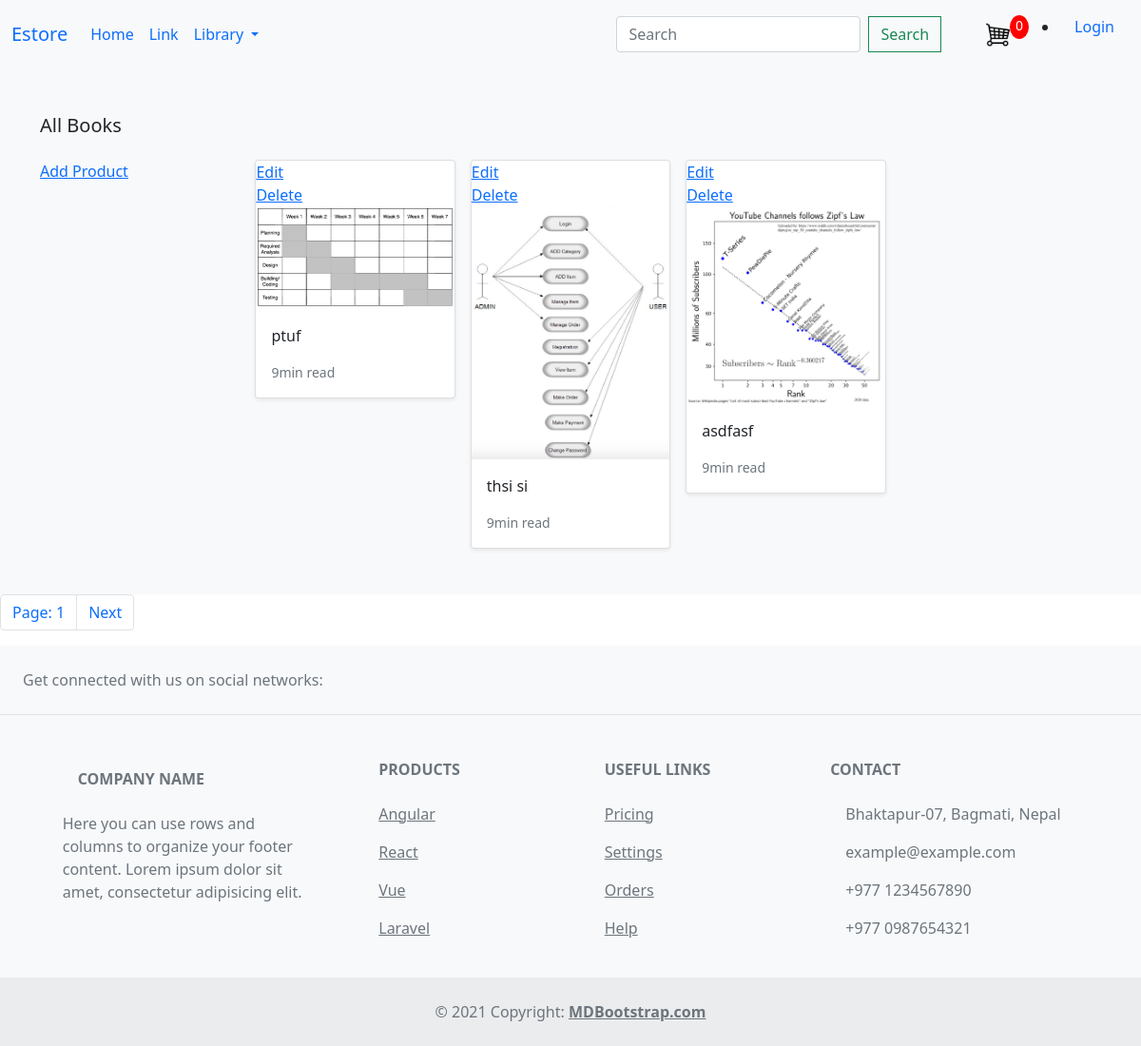
Before: / with the older database file.
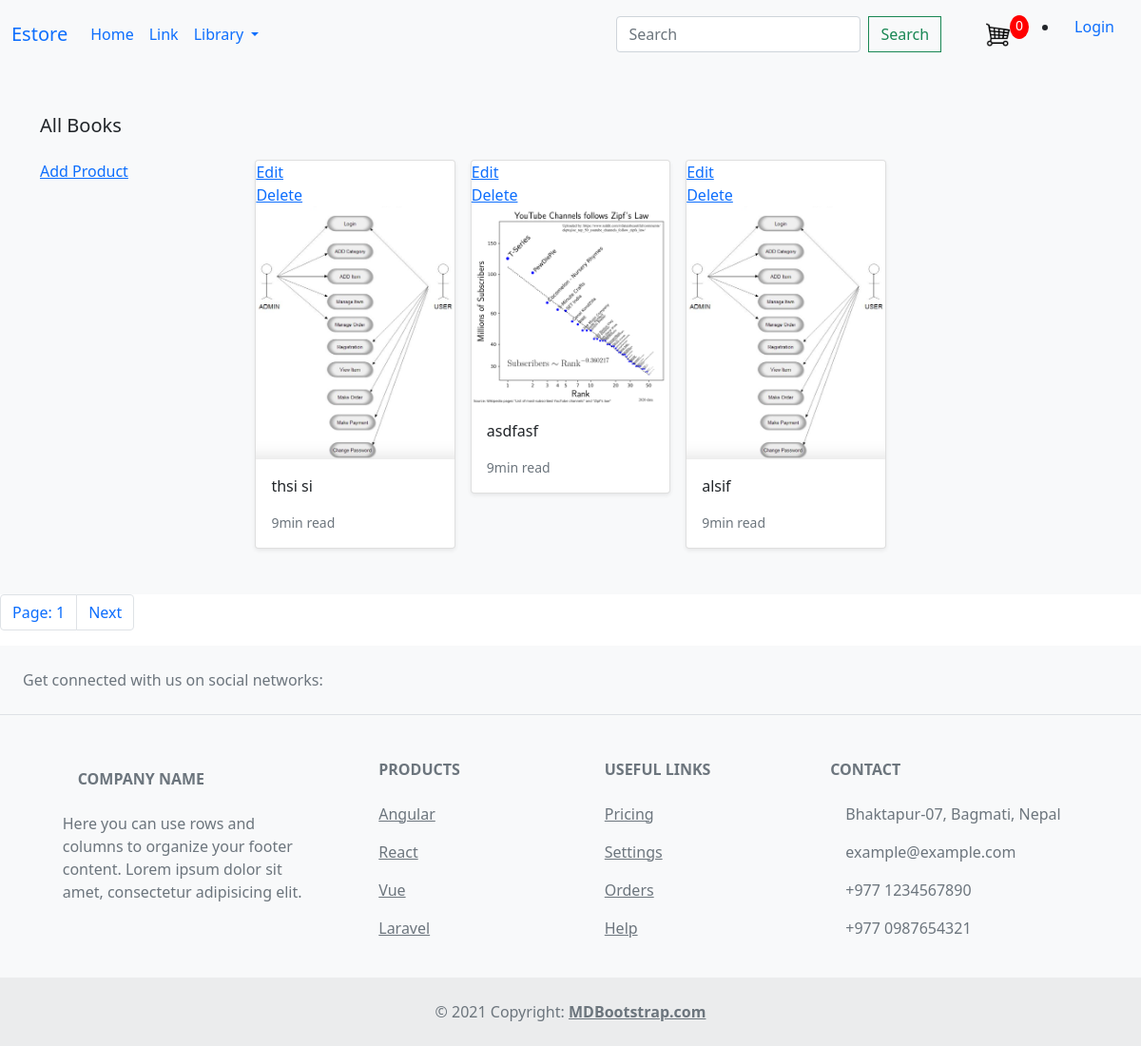
After: the same page with the newer database file.
### store/models.py (models this page shows, shortened)
class Product(models.Model):
    category = models.ForeignKey(Category,related_name='product', on_delete=models.CASCADE)
    title = models.CharField(max_length=100)
    author = models.CharField(max_length=100, default='admin')
    description = models.TextField(blank=True)
    image = models.ImageField(upload_to = 'images/')
    slug = models.SlugField(max_length=100)
    price = models.DecimalField(max_digits=4, decimal_places=2)
    in_stock = models.BooleanField(default=True)
    is_active = models.BooleanField(default=True)
    created = models.DateTimeField(auto_now_add=True)
    updated = models.DateTimeField(auto_now=True)
    class Meta:
        verbose_name_plural = 'Product'
        ordering = ('-created', )
    def get_absolute_url(self):
        return reverse('store:product_detail', args=[self.slug])

### store/views.py (the view)
# urls.py: path('',views.items, name= 'items'),
def items(request):
    if request.user.is_authenticated:
        customer = request.user.customer
        order, created = Order.objects.get_or_create(customer = customer, complete = False)
        items = order.orderitem_set.all()
        cartItems = order.get_cart_items
    else:
        items =[]
        order = {'get_cart_total': 0, 'get_cart_items':0 }
        cartItems = order['get_cart_items']
    products = Product.objects.all() #this query is equivalent in sql as select all products
    paginator = Paginator(products, 3) # Show 25 contacts per page.
    page_number = request.GET.get('page')#get page number from url page
    page_obj = paginator.get_page(page_number)
    context = {'page_obj': page_obj, 'cartItems':cartItems}#
    return render(request, 'store/home.html', context)

### store/models.py (called while the page is built)
    def get_absolute_url(self):#for dynamic link for category
        return reverse('store:category_list', args=[self.slug])

### store/views.py (called while the page is built)
def categories(request):
    return{
        'categories': Category.objects.all()
    }

### store/templates/store/home.html (shortened to what this page needs)
{% extends "e_book/base.html"%}
{%load static%}
{%block content%}
<main>
    <div class="album py-5 bg-light">
      <div class="container">
        <div class="pb-3 h5">All Books</div>
        <div class="row row-cols-1 row-cols-sm-2 row-cols-md-5 g-3">
          <a href = "{% url 'store:add-product'%}">Add Product</a>
          {% for product in page_obj %}
          <div class="col">
            <div class="card shadow-sm">
                <a href="{% url 'store:edit-item' product.id%} ">Edit</a>
                <a href="{% url 'store:delete-item' product.id%}">Delete</a>
              <img class="img-fluid" alt="Responsive image" src="{{ product.image.url}}">
              <div class="card-body">
                <p class="card-text">
                  <a class="text-dark text-decoration-none" href="{{product.get_absolute_url}}">{{ product.title }}</a>
                </p>
                <div class="d-flex justify-content-between align-items-center">
                  <small class="text-muted">9min read</small>
                </div>
              </div>
            </div>
          </div>
          {% endfor %}
        </div>
      </div>
    </div>
  </main>
  <nav aria-label="...">
    <ul class="pagination ">
      <li class="page-item"><a class="page-link" href="">Page: {{ page_obj.number }}</a></li>
      {% if page_obj.has_next %}
      <li class="page-item">
        <a class="page-link" href="?page={{ page_obj.next_page_number }}">Next</a>
      </li>
      {%endif%}
    </ul>
  </nav>
{%endblock%}

Changed rows visible on the page:
removed Product: image (picture), title "ptuf"
now on this page (row unchanged): Product: image (picture), title "alsif"
